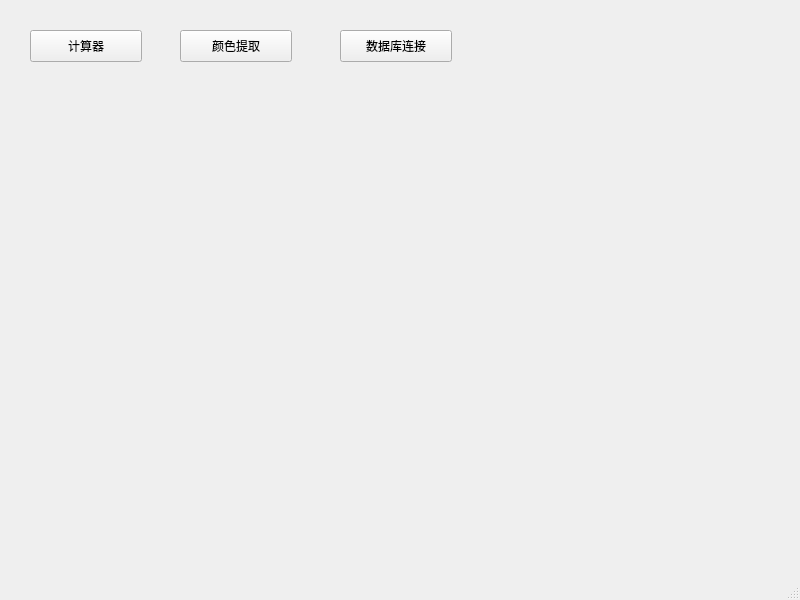
<?xml version="1.0" encoding="UTF-8"?>
<ui version="4.0">
 <class>mainWindow</class>
 <widget class="QMainWindow" name="mainWindow">
  <property name="geometry">
   <rect>
    <x>0</x>
    <y>0</y>
    <width>800</width>
    <height>600</height>
   </rect>
  </property>
  <property name="windowTitle">
   <string>常用软件集合</string>
  </property>
  <widget class="QWidget" name="centralwidget">
   <widget class="QPushButton" name="btn_calculator">
    <property name="geometry">
     <rect>
      <x>30</x>
      <y>30</y>
      <width>112</width>
      <height>32</height>
     </rect>
    </property>
    <property name="text">
     <string>计算器</string>
    </property>
   </widget>
   <widget class="QPushButton" name="btn_color">
    <property name="geometry">
     <rect>
      <x>180</x>
      <y>30</y>
      <width>112</width>
      <height>32</height>
     </rect>
    </property>
    <property name="text">
     <string>颜色提取</string>
    </property>
   </widget>
   <widget class="QPushButton" name="btn_dataset">
    <property name="geometry">
     <rect>
      <x>340</x>
      <y>30</y>
      <width>112</width>
      <height>32</height>
     </rect>
    </property>
    <property name="text">
     <string>数据库连接</string>
    </property>
   </widget>
  </widget>
  <widget class="QMenuBar" name="menubar">
   <property name="geometry">
    <rect>
     <x>0</x>
     <y>0</y>
     <width>800</width>
     <height>23</height>
    </rect>
   </property>
  </widget>
  <widget class="QStatusBar" name="statusbar"/>
 </widget>
 <resources/>
 <connections/>
</ui>
